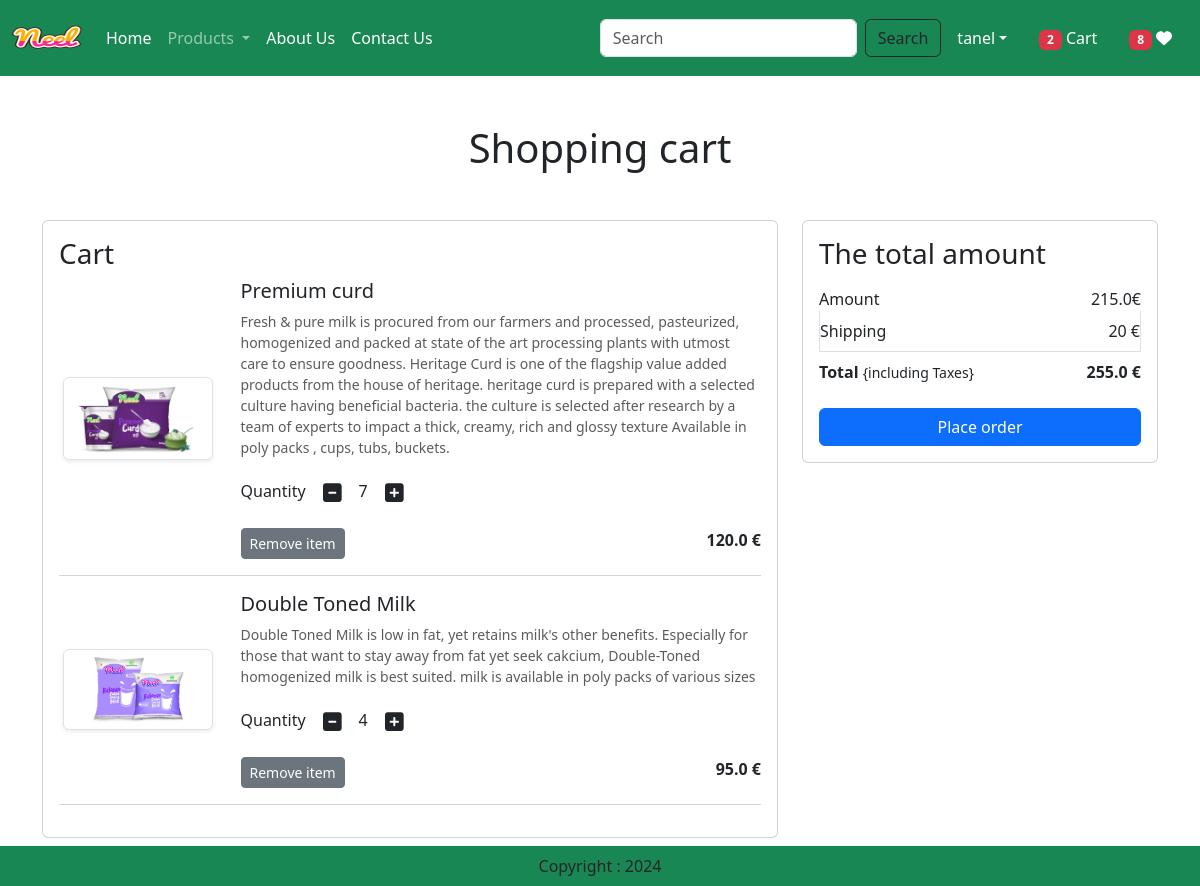
The app's page /cart/ (signed in) with its own data.
### app/models.py (models this page shows, shortened)
class Cart(models.Model):
    user = models.ForeignKey(User, on_delete=models.CASCADE)
    product = models.ForeignKey(Product, on_delete=models.CASCADE)
    quantity = models.PositiveBigIntegerField(default=1)

class Product(models.Model):
    title = models.CharField(max_length=100)
    selling_price = models.FloatField()
    discounted_price = models.FloatField()
    description = models.TextField()
    composition = models.TextField(default='')
    prodapp = models.TextField(default='')
    category = models.CharField(choices=CATEGORY_CHOICES, max_length=2)
    product_image = models.ImageField(upload_to='product')

### app/views.py (the view)
# urls.py: path('cart/', views.show_cart, name='showcart'),
@login_required
def show_cart(request):
    user = request.user
    cart = Cart.objects.filter(user=user)
    amount = 0
    for p in cart:
        value = p.quantity * p.product.discounted_price
        amount = amount + value
    totalamount = amount + 40
    totalitem = 0
    wishitem = 0
    if request.user.is_authenticated:
        totalitem = len(Cart.objects.filter(user=request.user))
        wishitem = len(Wishlist.objects.filter(user=request.user))
    return render(request, 'app/addtocart.html', locals())

### app/templates/app/addtocart.html (shortened to what this page needs)
{% extends 'app/base.html' %}
{% load static %}
{% block main-content %}
<div class="container my-5">
    <div class="row">
        {% if cart %}
        <h1 class="text-center mb-5">Shopping cart</h1>
        <div class="col-sm-8">
            <div class="card">
                <div class="card-body">
                    <h3>Cart</h3>
                    {% for item in cart %}
                    <div class="row">
                        <div class="col-sm-3 text-center align-self-center">
                            <img src="{{item.product.product_image.url}}" alt="" srcset="" class="img-fluid img-thumbnail shadow-sm" height="150" width="150">
                        </div>
                        <div class="col-sm-9">
                            <div>
                                <h5>{{item.product.title}}</h5>
                                <p class="mb-2 text-muted small">{{item.product.description}}</p>
                                <div class="my-3">
                                    <label for="quantity">Quantity</label>
                                    <a class="minus-cart btn" pid={{item.product.id}}><i class="fas fa-minus-square fa-lg"></i></a>
                                        <span id="quantity">{{item.product.id}}</span>
                                    <a class="plus-cart btn" pid={{item.product.id}}><i class="fas fa-plus-square fa-lg"></i></a>
                                </div>
                                <div class="d-flex justify-content-between">
                                    <a href="#" class="remove-cart btn btn-sm btn-secondary mr-3" pid={{item.product.id}}>Remove item</a>
                                    <p class="mb-0"><span><strong>{{item.product.discounted_price}} €</strong></span></p>
                                </div>
                            </div>
                        </div>
                    </div>
                    <hr class="text-muted">
                    {% endfor %}
                </div>
            </div>
        </div>
        <div class="col-sm-4">
            <div class="card">
                <div class="card-body">
                    <h3>The total amount</h3>
                    <ul class="list-group">
                        <li class="list-group-item d-flex justify-content-between align-items-center border-0 px-0 pb-0">Amount<span id="amount">{{amount}}€</span></li>
                        <li class="list-group-item d-flex justify-content-between align-items-center px-0">Shipping<span>20 €</span></li>
                        <li class="list-group-item d-flex justify-content-between align-items-center border-0 px-0 mb-3">
                            <div>
                                <strong>Total</strong> <small>{including Taxes}</small>
                            </div>
                            <span id="totalamount"><strong>{{totalamount}} €</strong></span>
                        </li>
                    </ul>
                    <div class="d-grid"><a href="{% url 'checkout' %}" class="btn btn-primary">Place order</a></div>
                </div>
            </div>
        </div>
        {% else %}
            <h1 class="text-center mb-5">Cart is empty</h1>
        {% endif %}
    </div>
</div>
{% endblock main-content %}

### app/templates/app/base.html (shortened to what this page needs)
<!DOCTYPE html>
{% load static %}
<html lang="en">
<head>
    <link href="https://cdn.jsdelivr.net/npm/bootstrap@5.3.3/dist/css/bootstrap.min.css" rel="stylesheet"
>
    <link rel="stylesheet" href="{% static 'app/css/owl.carousel.min.css' %}" />
    <link rel="stylesheet" href="{% static 'app/css/style.css' %}" />
    <link rel="stylesheet" href="{% static 'app/css/all.min.css' %}" />
</head>
<body>
    <nav class="navbar navbar-expand-lg navbar-dark bg-success">
        <div class="container-fluid">
          <a class="navbar-brand" href="#">
            <img src="{% static "app/images/neel.png" %}" width="70" height="50" alt="">
          </a>
          <div class="collapse navbar-collapse" id="navbarSupportedContent">
            <ul class="navbar-nav me-auto mb-2 mb-lg-0">
              {% if request.user.is_authenticated %}
              <li class="nav-item">
                <a class="nav-link active" aria-current="page" href="/">Home</a>
              </li>
              <li class="nav-item dropdown">
                <a class="nav-link dropdown-toggle" href="#" role="button" data-bs-toggle="dropdown" aria-expanded="false">
                  Products
                </a>
              </li>
              <li class="nav-item">
                <a class="nav-link text-white" href="{% url 'about' %}">About Us</a>
              </li>
              <li class="nav-item">
                <a class="nav-link text-white" href="{% url 'contact' %}">Contact Us</a>
              </li>
            </ul>
            <form class="d-flex" role="search" action="/search">
              <input class="form-control me-2" type="search" placeholder="Search" aria-label="Search">
              <button class="btn btn-outline-dark" type="submit">Search</button>
            </form>
          </div>
          <ul class="navbar-nav me-auto mb-2 mb-lg-0">
            <li class="nav-item dropdown mx-2">
                <a class="nav-link dropdown-toggle text-white" href="#" id="profileDropdown" role="button" data-bs-toggle="dropdown" aria-expanded="false">{{request.user}}</a>
            </li>
            <li class="nav-item mx-2">
                <a href="{% url 'showcart' %}" class="nav-link text-white"><span class="badge bg-danger">{% if totalitem > 0 %} {{totalitem}} {% endif %}</span> Cart</a>
            </li>
            <li class="nav-item mx-2">
                <a href="{% url 'showwishlist' %}" class="nav-link text-white"><span class="badge bg-danger">{% if wishitem > 0 %} {{wishitem}} {% endif %}</span>   <i class="fa fa-heart"></i></a>
            </li>
            {% endif %}
          </ul>
        </div>
      </nav>
      {% block main-content %}{% endblock main-content %}
      <footer class="container-fluid fixed-bottom bg-success text-center p-2 mt-5">
        Copyright : 2024
      </footer>
</body>
</html>

### records on screen
Cart: product.product_image (picture), product "Premium curd", product.description "Fresh & pure milk is procured from our farmers and processed, pasteurized, homogenized and packed at state of the art processing plants with utmost care to ensure goodness. Heritage Curd is one of the flagship value added products from the house of heritage. heritage curd is prepared with a selected culture having beneficial bacteria. the culture is selected after research by a team of experts to impact a thick, creamy, rich and glossy texture Available in poly packs , cups, tubs, buckets.", product.id "7", product.discounted_price "120.0"
Cart: product.product_image (picture), product "Double Toned Milk", product.description "Double Toned Milk is low in fat, yet retains milk's other benefits. Especially for those that want to stay away from fat yet seek cakcium, Double-Toned homogenized milk is best suited. milk is available in poly packs of various sizes", product.id "4", product.discounted_price "95.0"

### other values on screen
{{ request.user }} "tanel"
{{ totalitem }} "2"
{{ wishitem }} "8"
{{ amount }} "215.0"
{{ totalamount }} "255.0"
